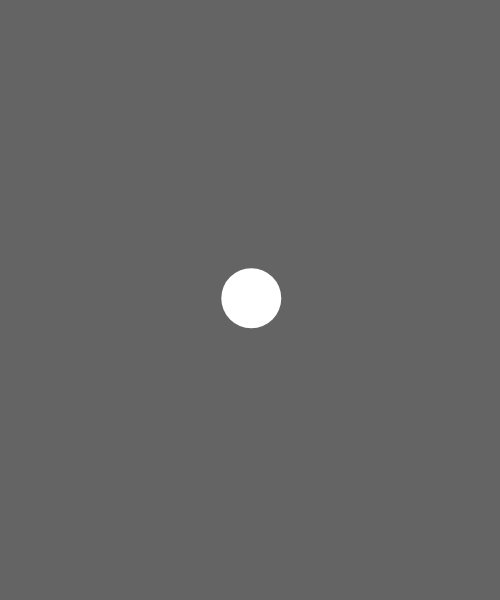
Frame 1 (no input)
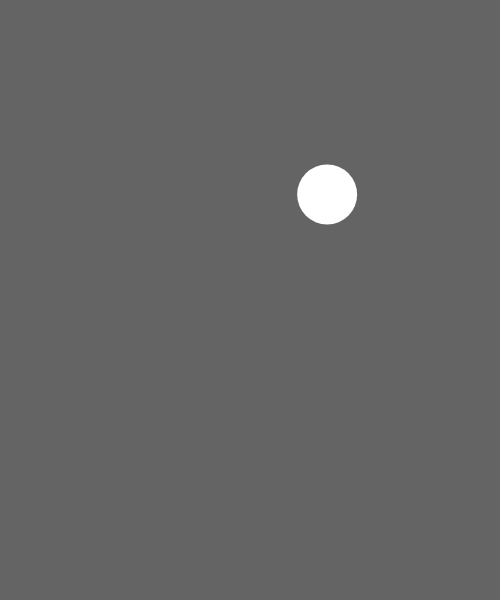
Frame 60 (no input)
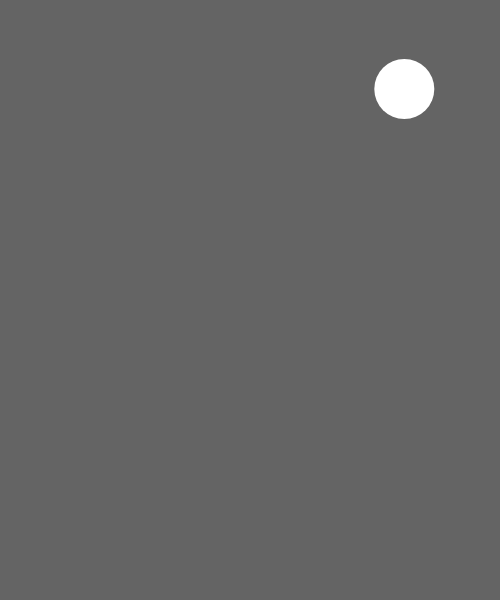
Frame 120 (the mouse pressed at the canvas centre since frame 60)

The p5.js sketch that drew these frames (run headless with seeded random() and noise() and a simulated clock; from frame 60 on, the mouse is pressed at the canvas centre):

// p5.js sketch
// ── sketch.js
//the object
var myBall;

function setup() {
  createCanvas(500, 600);

  myBall = new Ball();

}

function draw() {
  background(100);

  myBall.updatePosition();
  myBall.checkEdges();
  myBall.display();
}

function Ball() {
  this.x = width / 2;
  this.y = height / 2;
  this.r = 30;
  this.xSpeed = random(-3, 3);
  this.ySpeed = random(-3, 3);
  this.ballFill = color(255, 255, 255);

  this.updatePosition = function(){
    this.x += this.xSpeed;
    this.y += this.ySpeed;
  };
  this.checkEdges = function() {
    if (this.x < 0 || this.x > width) {
      this.xSpeed = -this.xSpeed;
    }
    if (this.y < 0 || this.y > height) {
      this.ySpeed = -this.ySpeed;
    }
  };
  this.display = function() {
    noStroke();
    fill(this.ballFill);
    ellipseMode(RADIUS);
    ellipse(this.x, this.y, this.r, this.r);
  };
}
